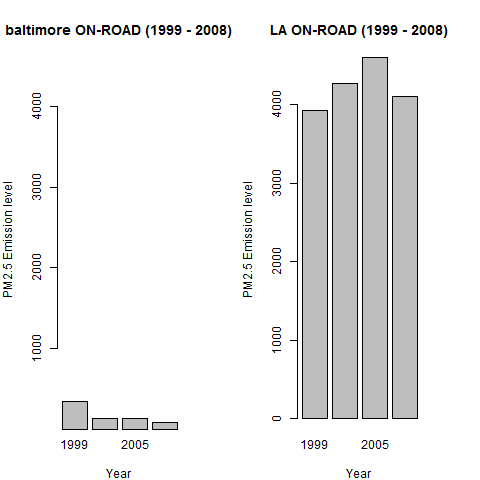

The R source for this figure:
## subsetting the baltimore accroding to the source type on-road
balti.road<-subset(baltimore, type=="ON-ROAD")
e<-tapply(balti.road$Emissions, balti.road$year, sum)

## sunsetting the los angeles data according to source type on-road
los.road<-subset(NEI, fips=="06037" & type=="ON-ROAD")
f<-tapply(los.road$Emissions, los.road$year, sum)

## Plotting the graph
png(file="Result/plot6.png")
par(mar=c(4,4,4,4),mfrow=c(1,2))
rnge<-range(e,f)
barplot(e, main="baltimore ON-ROAD (1999 - 2008)", xlab="Year", ylab="PM2.5 Emission level", ylim=rnge)
barplot(f, main="LA ON-ROAD (1999 - 2008)", xlab="Year", ylab="PM2.5 Emission level")
dev.off()